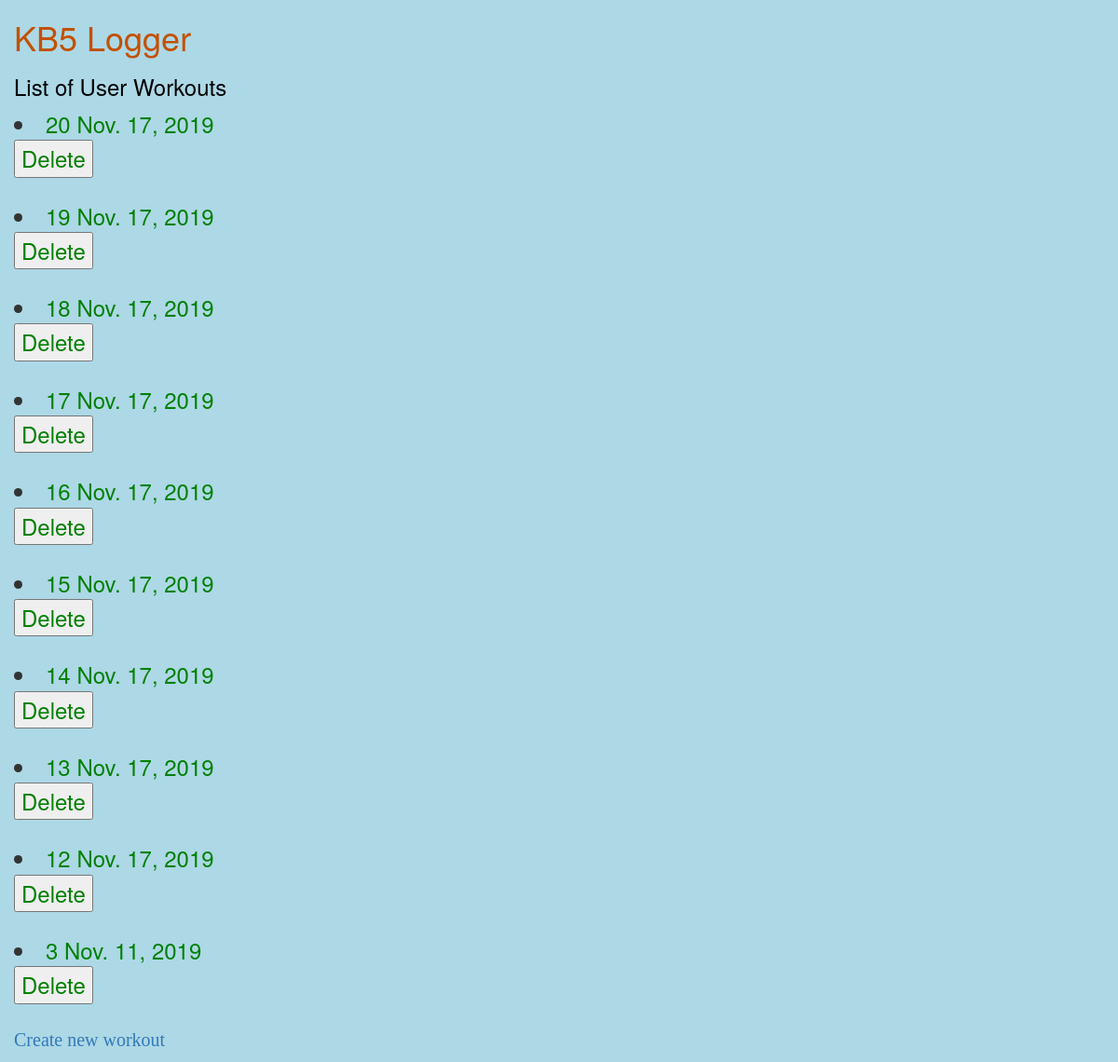
The page /workouts/ (signed in) on the database as committed earlier.
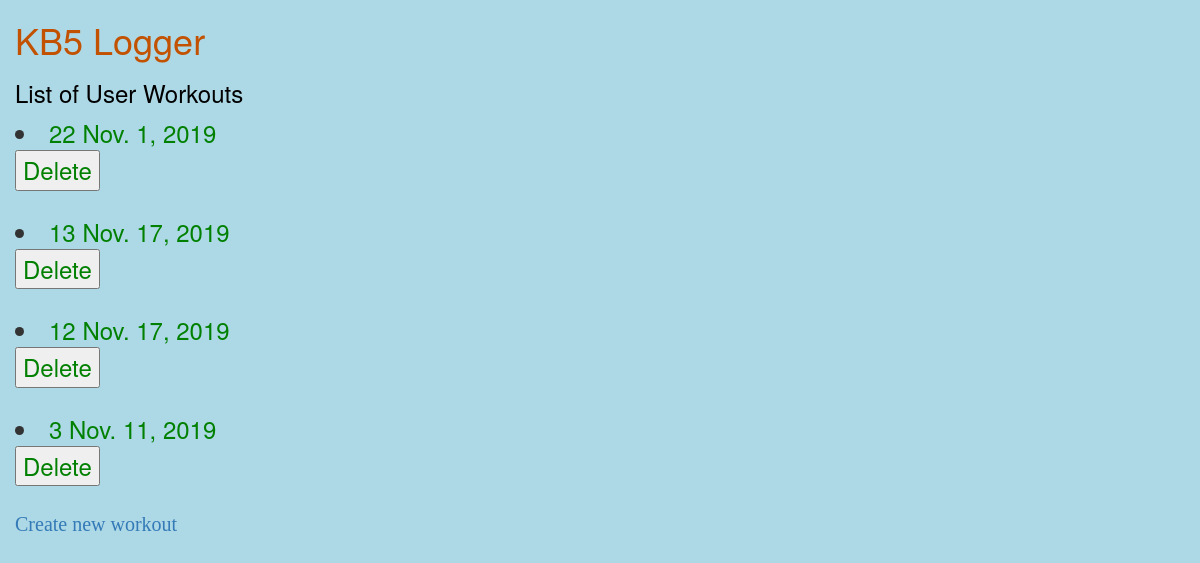
The same page on the database as committed later.
### exerlogger/models.py (models this page shows, shortened)
class Workout(TimeStampedModel):
    date = models.DateField(_("date"), default=date.today)
    user = models.ForeignKey(User, verbose_name=_("user"), on_delete=models.CASCADE, default=1)
    class Meta:
        verbose_name = _("workout")
        verbose_name_plural = _("workouts")

### exerlogger/views.py (the view)
# urls.py: path('workouts/', views.workouts, name='workouts'),
@login_required
def workouts(request):
    user_workouts = Workout.objects.filter(user=request.user).order_by('-id')
    context = {'user_workouts': user_workouts}
    return render(request, 'workout/workouts.html', context)

### templates/workout/workouts.html (shortened to what this page needs)
{% extends 'userspace/base.html' %}
        {% block content %}
        <h3>List of User Workouts</h3>
            {% for workout in user_workouts %}
              <li><a href="{% url 'workout_detail' workout.id %}"> {{ workout.id}} {{ workout.date }}
              <form action="{% url 'delete_workout' workout.id %}" method="POST">
                    <input type="submit" value="Delete">
              </form>
              </a></li>
            {% endfor %}
          <p><a href="{% url 'workout_detail' 'add' %}">Create new workout</a></p>
        {% endblock %}

Rows that differ between the two databases and show on the page:
removed Workout: id "20", date "Nov. 17, 2019"
removed Workout: id "19", date "Nov. 17, 2019"
removed Workout: id "18", date "Nov. 17, 2019"
removed Workout: id "17", date "Nov. 17, 2019"
removed Workout: id "16", date "Nov. 17, 2019"
removed Workout: id "15", date "Nov. 17, 2019"
removed Workout: id "14", date "Nov. 17, 2019"
added Workout: id "22", date "Nov. 1, 2019"
